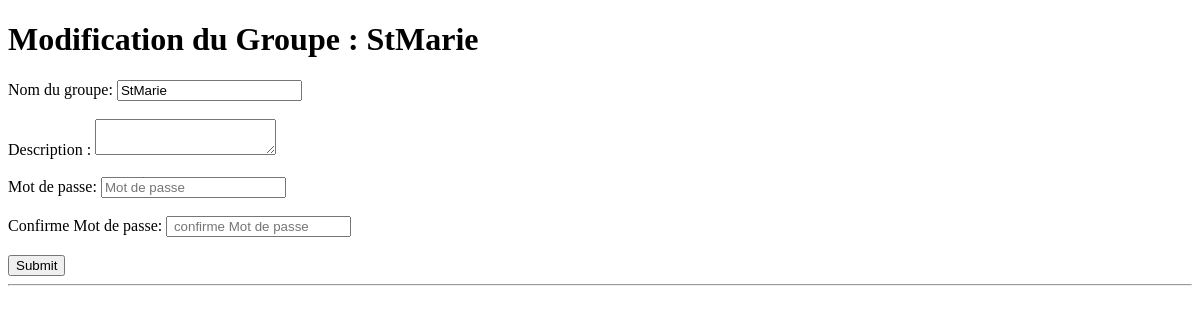
The app's page /dashboard_admin/editGroup/1 (signed in), older data.
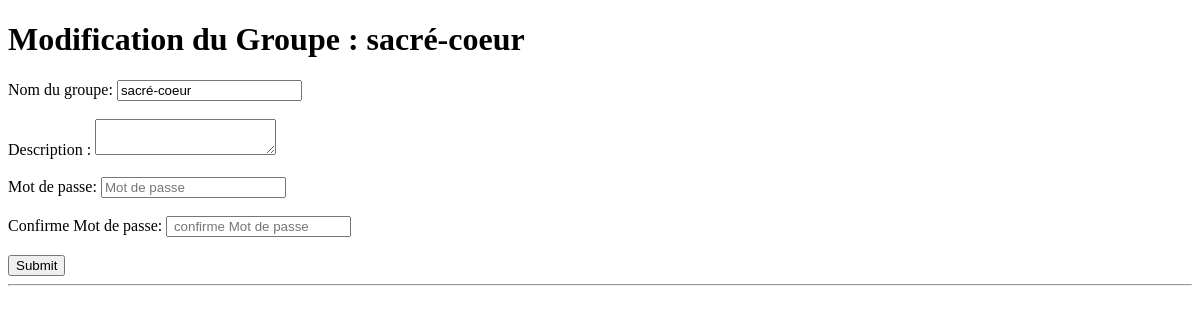
The same page, newer data.
### app/models.py (models this page shows, shortened)
class Group(db.Model):
    id = db.Column(db.Integer, primary_key=True)
    name = db.Column(db.String(100), nullable=False)
    password = db.Column(db.String(128))
    description = db.Column(db.String(2000), nullable=True)
    admin_id = db.Column(db.Integer, db.ForeignKey('admin.id'), nullable=False)
    users = db.relationship('User', backref='group', lazy=True)

### app/routes.py (the view, shortened to what this page needs)
@app.route("/dashboard_admin/editGroup/<int:groupId>", methods=["GET", "POST"])
def adminEditGroup(groupId):
    if not current_user.is_authenticated:
        return redirect(url_for("login_admin"))
    if current_user.role != "admin":
        return redirect(url_for("dashboard"))
    form = EditGroupeForm()
    _group = Group.query.get(groupId)
    form.name.data = _group.name
    form.description.data = _group.description
    return render_template("edit_group.html", group=_group, form=form)

### app/forms.py
class EditGroupeForm(FlaskForm):
    name = StringField("Nom du groupe:", validators=[InputRequired(), Length(min=2, max=20, message="Between 2 and 20 characters")])
    description = StringField("Description :", widget=TextArea())
    password = PasswordField("Mot de passe:", validators=[InputRequired(), DataRequired(), Length(min=2, max=20,message="Between 2 and 20 characters"),EqualTo("checkpassword", message="Passwords must match")])
    checkpassword = PasswordField("Confirme Mot de passe:", validators=[InputRequired(), DataRequired(), Length(min=2, max=20)])
    submit = SubmitField('Submit')

### app/models.py (called while the page is built)
@login_manager.user_loader
def user_loader(userid):
    user = Admin.query.get(int(userid))
    if not user:
        user = User.query.get(int(userid))
    return user

### app/templates/edit_group.html (shortened to what this page needs)
<!DOCTYPE html>
<html lang="fr">
  <head>
  </head>
  <body>
    <h1>Modification du Groupe : {{ group.name }}</h1>
    <form method="post" action="/dashboard_admin/editGroup/{{ group.id }}" novalidate>
        <div class="col-md-6 offset-md-3">
            {{ form.name.label (class="text-primary")}} {{ form.name (class="form-control bg-white text-primary", placeholder="Votre pseudo") }}<br>
             <br>
            {{ form.description.label (class="text-primary")}} {{ form.description (class="form-control bg-white text-primary", placeholder="") }}<br>
             <br>
            {{ form.password.label (class="text-primary")}} {{ form.password (class="form-control bg-white text-primary", placeholder="Mot de passe") }}<br>
            <br>
            {{ form.checkpassword.label (class="text-primary")}} {{ form.checkpassword (class="form-control bg-white text-primary", placeholder=" confirme Mot de passe") }}<br>
            <br>
            {{ form.submit (class="btn btn-primary") }}
        </div>
    </form>
    <hr>
  </body>
</html>

Row changes from the older to the newer data that the page shows:
changed Group: name "StMarie" → "sacré-coeur"
